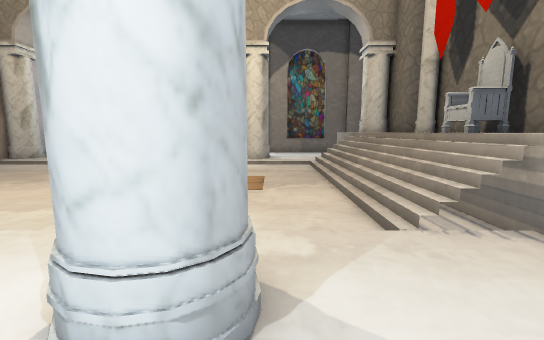
view 1 (above)

15 first-person views from a walk through a Unity game level. The camera is 1.5 m above the floor, tilts 8° down and sees 90° across. The floor is counted in squares, 1 m on a side. Each view is taken from the middle of a square. On the plan, view 1 faces up. The plan holds only what a view shows up to about 14 squares ahead; the rest is blank. Some surface patterns are stand-ins.

view 2
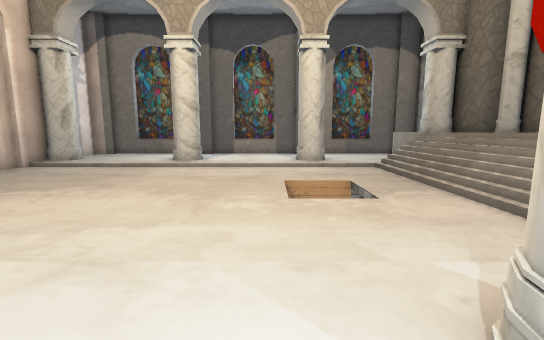

view 3
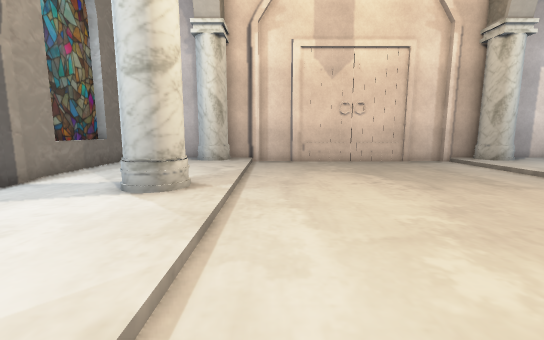

view 4
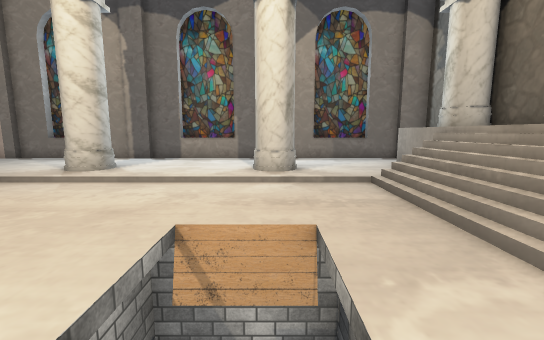

view 5
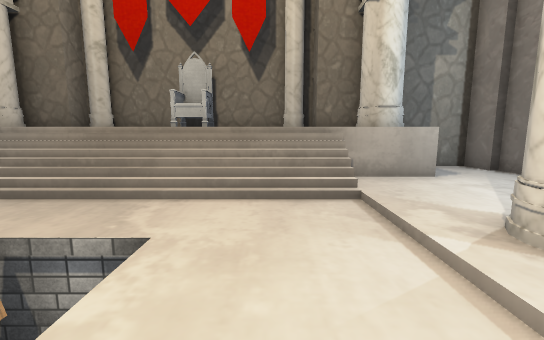

view 6
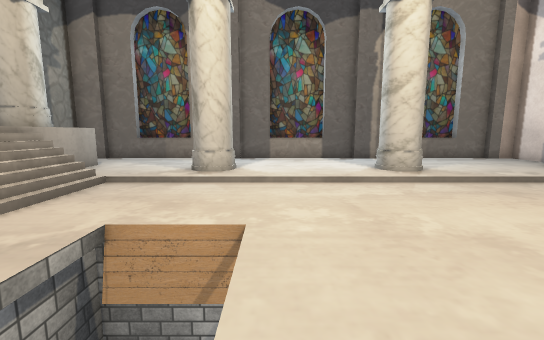

view 7
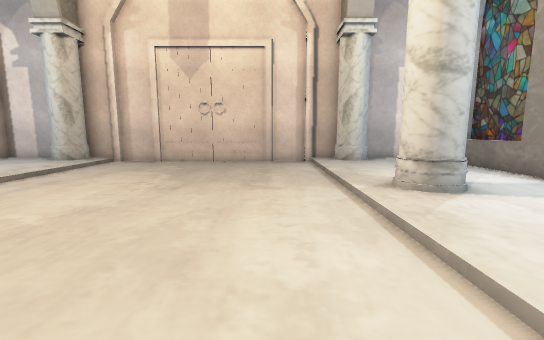

view 8
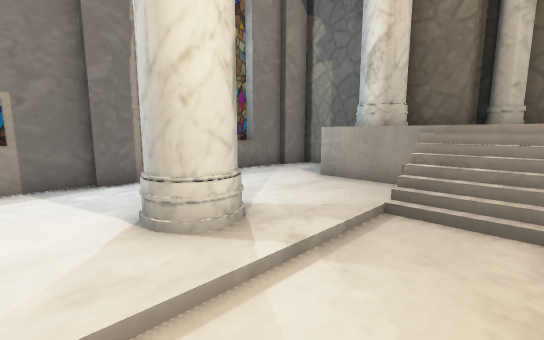

view 9
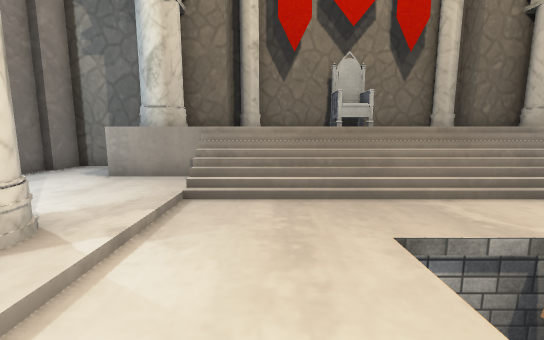

view 10
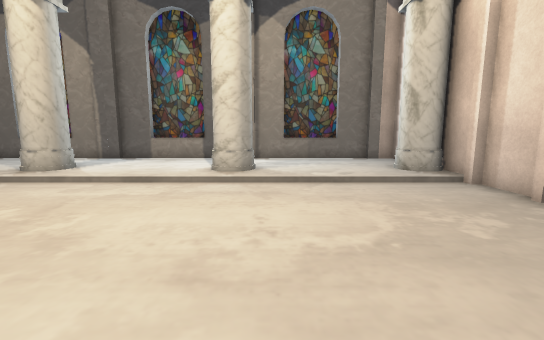

view 11
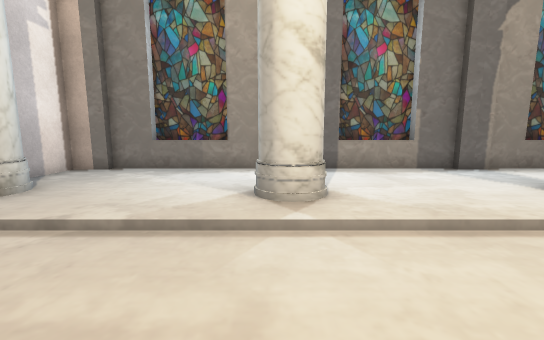

view 12
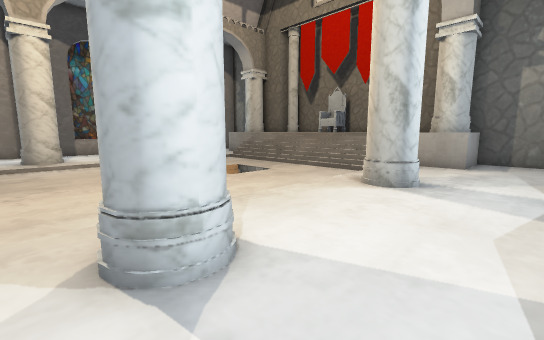

view 13
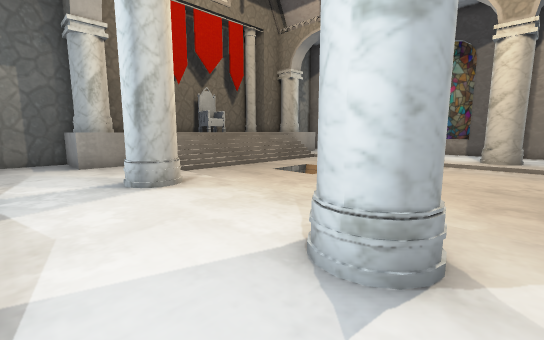

view 14
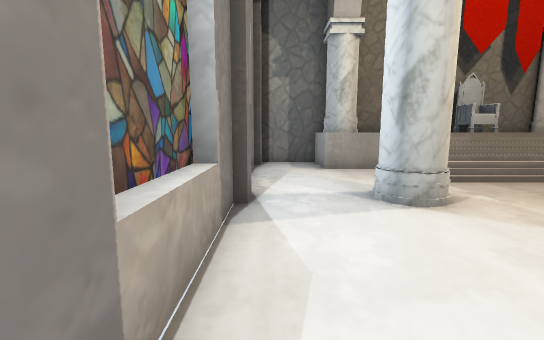

view 15
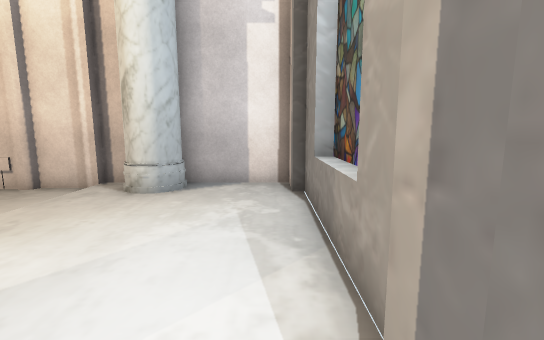

### Floor plan
Key: @ floor where view 1 was taken; # wall or solid block; . main floor; - floor 0.25 m lower than the main floor; : floor 1.5 m higher than the main floor; / step, stairs or slope; = window, fence, low wall or low ledge; v drop or lower ground; T throne.
Columns run from 15 left of view 1 to 8 right of it. Each row starts with its distance up from view 1.
 20 #######################
 19 #.....................#
 18 #.....................#
 17 #...................=##
 16 ##.....##.....#....:###
 15 ##.....##...../....: ##
 14 #/////////////////=/  ##
 13 #----------------///  ##
 12 #----------------///   #
 11 #----------------///   #
 10 #------------vv--/// TT#
  9 #------------  --/// TT#
  8 #------------vv--/// TT#
  7 #----------------///   #
  6 #----------------///   #
  5 #----------------///  ##
  4 #///////////////////  ##
  3 ##.....##...../....//##
  2 ##.....##.....#....:###
  1 #...................=##
  0 #..............@......#
 -1 #.....................#
 -2 #######################

Where each view was taken, in squares from view 1:
view 1: 0 up, 0 right, facing up
view 2: 1 up, 3 left, facing up
view 3: 5 up, 1 left, facing left
view 4: 6 up, 1 left, facing up
view 5: 6 up, 4 left, facing right
view 6: 12 up, 3 left, facing down
view 7: 12 up, 1 left, facing left
view 8: 12 up, 3 left, facing up-right
view 9: 12 up, 4 left, facing right
view 10: 12 up, 9 left, facing down
view 11: 10 up, 8 left, facing up
view 12: 1 down, 9 left, facing up-right
view 13: 19 up, 9 left, facing down-right
view 14: 19 up, 7 left, facing right
view 15: 19 up, 7 left, facing left
